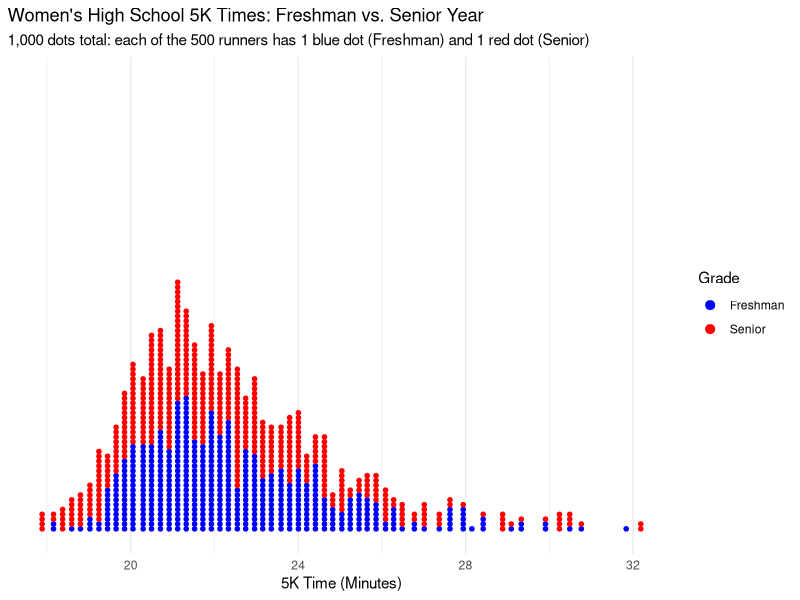
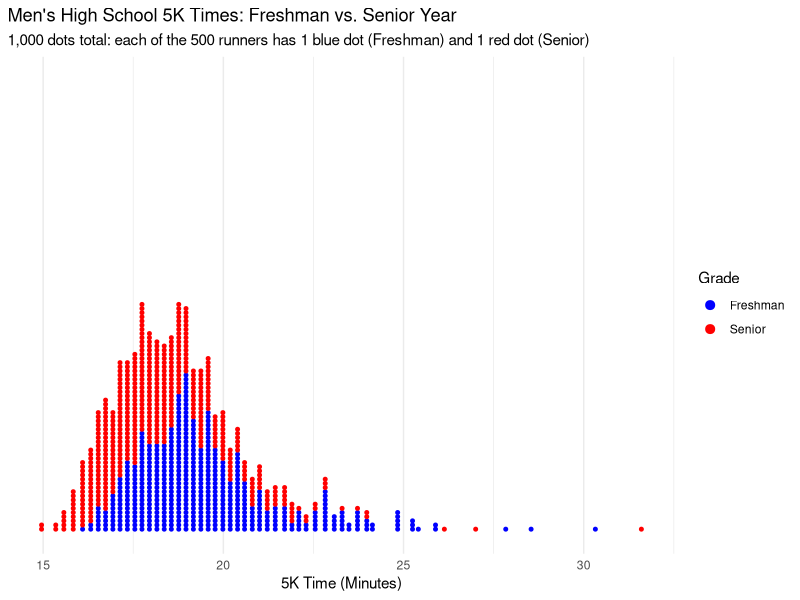

R code for these plots, in order:
## ---- chunk 1
library(tidyverse)

# Read the matched 5K dataset and convert seconds to minutes
xc_long <- read_csv("hs_5k_freshman_senior.csv") |>
  pivot_longer(
    cols = c(freshman_seconds, senior_seconds),
    names_to = "year",
    values_to = "time_seconds"
  ) |>
  mutate(
    year = if_else(year == "freshman_seconds", "Freshman", "Senior"),
    time_minutes = time_seconds / 60
  )
## ---- chunk 2
#| fig-width: 10
#| fig-height: 6
# Filter for women and stack all 1,000 dots (500 blue + 500 red) with no overlap
xc_long |>
  filter(gender == "Women") |>
  ggplot(aes(x = time_minutes, fill = year, color = year)) +
  geom_dotplot(
    binwidth = 0.2,
    stackgroups = TRUE,
    binpositions = "all",
    dotsize = 0.55,
    stackratio = 1.05
  ) +
  scale_fill_manual(values = c("Freshman" = "blue", "Senior" = "red")) +
  scale_color_manual(values = c("Freshman" = "blue", "Senior" = "red")) +
  scale_y_continuous(NULL, breaks = NULL) +
  labs(
    title = "Women's High School 5K Times: Freshman vs. Senior Year",
    subtitle = "1,000 dots total: each of the 500 runners has 1 blue dot (Freshman) and 1 red dot (Senior)",
    x = "5K Time (Minutes)",
    fill = "Grade",
    color = "Grade"
  ) +
  theme_minimal()
## ---- chunk 3
#| fig-width: 10
#| fig-height: 6
# Filter for men and stack all 1,000 dots (500 blue + 500 red) with no overlap
xc_long |>
  filter(gender == "Men") |>
  ggplot(aes(x = time_minutes, fill = year, color = year)) +
  geom_dotplot(
    binwidth = 0.2,
    stackgroups = TRUE,
    binpositions = "all",
    dotsize = 0.55,
    stackratio = 1.05
  ) +
  scale_fill_manual(values = c("Freshman" = "blue", "Senior" = "red")) +
  scale_color_manual(values = c("Freshman" = "blue", "Senior" = "red")) +
  scale_y_continuous(NULL, breaks = NULL) +
  labs(
    title = "Men's High School 5K Times: Freshman vs. Senior Year",
    subtitle = "1,000 dots total: each of the 500 runners has 1 blue dot (Freshman) and 1 red dot (Senior)",
    x = "5K Time (Minutes)",
    fill = "Grade",
    color = "Grade"
  ) +
  theme_minimal()
